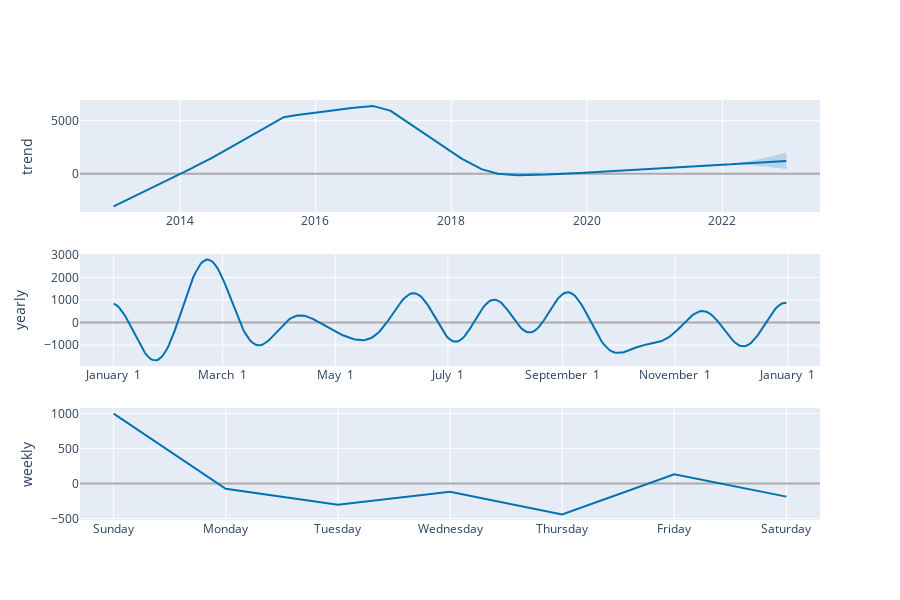

Notebook source saved alongside this figure:
### Code cell
plot_components_plotly(Dine_m, Dine_forecast)

### Figure 1 — Plotly figure (JSON) as saved in the notebook; plotly's stock layout.template omitted (floating-point values rounded to 4 significant figures; data arrays with more than 128 entries replaced by an {"elided": "..."} marker saying what was removed)
{"data": [{"line": {"color": "#0072B2", "width": 2}, "mode": "lines", "name": "trend", "type": "scatter", "x": {"elided": "3367 str values"}, "xaxis": "x", "y": {"elided": "3367 float values"}, "yaxis": "y"}, {"line": {"color": "rgba(0, 114, 178, 0.2)", "width": 0}, "mode": "lines", "name": "trend_upper", "type": "scatter", "x": {"elided": "3367 str values"}, "xaxis": "x", "y": {"elided": "3367 float values"}, "yaxis": "y"}, {"fill": "tonexty", "fillcolor": "rgba(0, 114, 178, 0.2)", "line": {"color": "rgba(0, 114, 178, 0.2)", "width": 0}, "mode": "lines", "name": "trend_lower", "type": "scatter", "x": {"elided": "3367 str values"}, "xaxis": "x", "y": {"elided": "3367 float values"}, "yaxis": "y"}, {"line": {"color": "#0072B2", "width": 2}, "mode": "lines", "name": "yearly", "type": "scatter", "x": {"elided": "365 str values"}, "xaxis": "x2", "y": {"elided": "365 float values"}, "yaxis": "y2"}, {"line": {"color": "#0072B2", "width": 2}, "mode": "lines", "name": "weekly", "type": "scatter", "x": ["2017-01-01T00:00:00", "2017-01-02T00:00:00", "2017-01-03T00:00:00", "2017-01-04T00:00:00", "2017-01-05T00:00:00", "2017-01-06T00:00:00", "2017-01-07T00:00:00"], "xaxis": "x3", "y": [996.9, -76.49, -303.1, -117.2, -442.0, 130.3, -188.4], "yaxis": "y3"}], "layout": {"height": 600, "showlegend": false, "width": 900, "xaxis": {"anchor": "y", "domain": [0, 1], "range": ["2012-07-11T20:24:00", "2023-06-10T03:36:00"], "type": "date"}, "xaxis2": {"anchor": "y2", "domain": [0, 1], "range": ["2016-12-13T18:54:02.958904115", "2018-01-18T11:04:57.863013581"], "tickformat": "%B %e", "type": "date"}, "xaxis3": {"anchor": "y3", "domain": [0, 1], "range": ["2016-12-31T16:48:00", "2017-01-07T07:12:00"], "tickformat": "%A", "type": "date"}, "yaxis": {"anchor": "x", "domain": [0.7333, 1], "rangemode": "normal", "title": {"text": "trend"}, "zerolinecolor": "#AAA"}, "yaxis2": {"anchor": "x2", "domain": [0.3667, 0.6333], "title": {"text": "yearly"}, "zerolinecolor": "#AAA"}, "yaxis3": {"anchor": "x3", "domain": [0, 0.2667], "title": {"text": "weekly"}, "zerolinecolor": "#AAA"}}}
